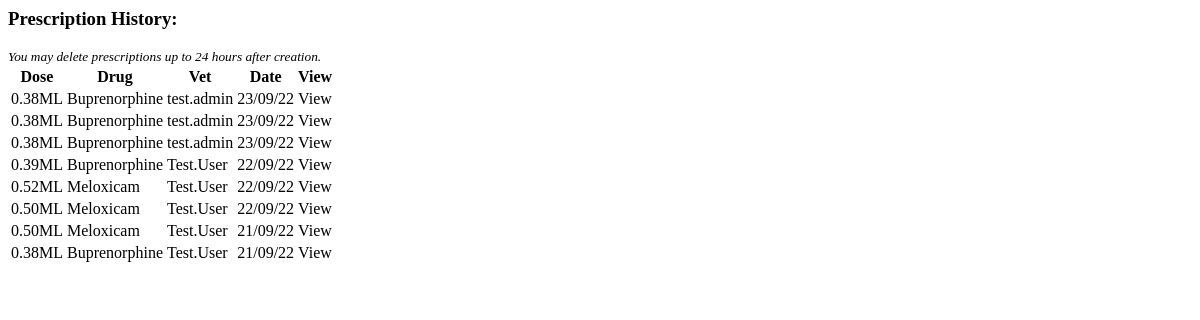
The page /prescriptions/list-prescrip/1 on the database as committed earlier.
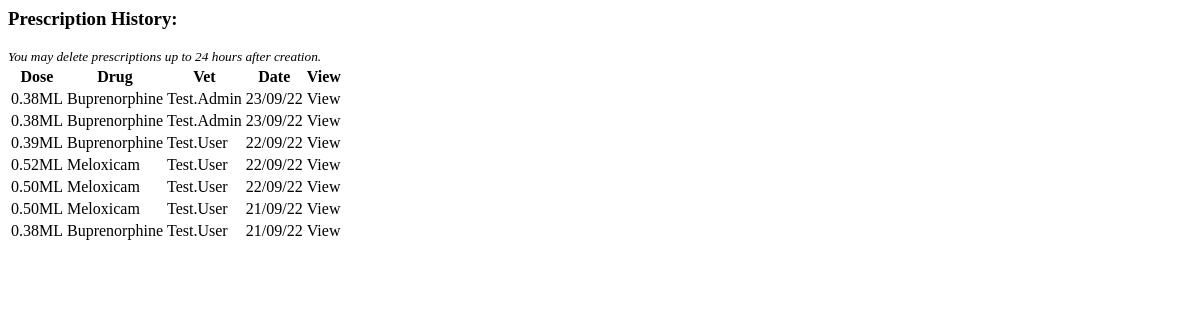
The same page on the database as committed later.
### prescriptions/models.py (models this page shows, shortened)
class Prescription(models.Model):
    animal = models.ForeignKey(Record, on_delete=models.CASCADE, default=1)
    animal_weight = models.DecimalField(max_digits=5, decimal_places=2, blank=True, null=True)
    vet = models.ForeignKey(Vet, on_delete=models.CASCADE, default=1)
    drug = models.ForeignKey(Drugs, on_delete=models.PROTECT, default=None)
    drug_dose = models.DecimalField(max_digits=4, decimal_places=2, blank=True, null=True)
    dose = models.DecimalField(max_digits=5, decimal_places=2, blank=True, null=True)
    measure = models.CharField(max_length=2, blank=True)
    date = models.DateTimeField(auto_now_add=True)
    route = models.CharField(max_length=8, blank=True)
    class Meta:
        ordering = ['-date']

class Drugs(models.Model):
    name = models.CharField(max_length=50)
    dose = models.DecimalField(max_digits=4, decimal_places=2)
    measure = models.CharField(max_length=2, choices=MEASURE)
    category = models.CharField(max_length=20, choices=CATEGORIES)
    route = models.CharField(max_length=8, choices=ROUTES)
    def __str__(self):
        return self.name
    class Meta:
        verbose_name_plural = 'Drugs'

### vetprofiles/models.py (models this page shows, shortened)
class Vet(AbstractBaseUser):
    email = models.EmailField(verbose_name="email", max_length=80, unique=True)
    first_name = models.CharField(max_length=30, blank=False)
    last_name = models.CharField(max_length=30, blank=False)
    last_login = models.DateTimeField(verbose_name='last login', auto_now=True)
    is_admin = models.BooleanField(default=False)
    is_active = models.BooleanField(default=True)
    is_staff = models.BooleanField(default=False)
    is_superuser = models.BooleanField(default=False)
    USERNAME_FIELD = 'email'
    REQUIRED_FIELDS = ['first_name', 'last_name', ]
    objects = AccountsManager()
    def __str__(self):
        return self.first_name + "." + self.last_name

### prescriptions/views.py (the view)
# urls.py: path('list-prescrip/<int:animal_id>', views.list_prescrip, name='list_prescrip'),
def list_prescrip(request, animal_id):
    prescrip_list = Prescription.objects.filter(animal=animal_id).all()
    context = {'prescrip_list': prescrip_list}
    return render(request, 'prescriptions/list_prescrip.html', context)

### prescriptions/templates/prescriptions/list_prescrip.html
<h3>Prescription History:</h3>
<small><em>You may delete prescriptions up to 24 hours after creation.</em></small>
<div>
    <table>
        <tr>
            <th>Dose</th>
            <th>Drug</th>
            <th>Vet</th>
            <th>Date</th>
            <th>View</th>
        </tr>
        {% for prescription in prescrip_list %}
        <tr>
            <td>{{ prescription.dose }}{{ prescription.measure }}</td>
            <td>{{ prescription.drug }}</td>
            <td>{{ prescription.vet }}</td>
            <td>{{ prescription.date|date:'d/m/y' }}</td>
            <td><a
            hx-get="{% url 'prescriptions:detail_prescrip' prescrip_id=prescription.id %}"
            hx-target="#modal-dialog">View</a></td>
        </tr>
        {% empty %}
        <p>No prescriptions</p>
        {% endfor %}
    </table>
</div>

Rows that differ between the two databases and show on the page:
removed Prescription: dose "0.38", measure "ML", drug "Buprenorphine", vet "test.admin", date "23/09/22"
changed through a linked row, Prescription (number 1 of 7 on the later page): vet "test.admin" → "Test.Admin"
changed through a linked row, Prescription (number 2 of 7 on the later page): vet "test.admin" → "Test.Admin"
